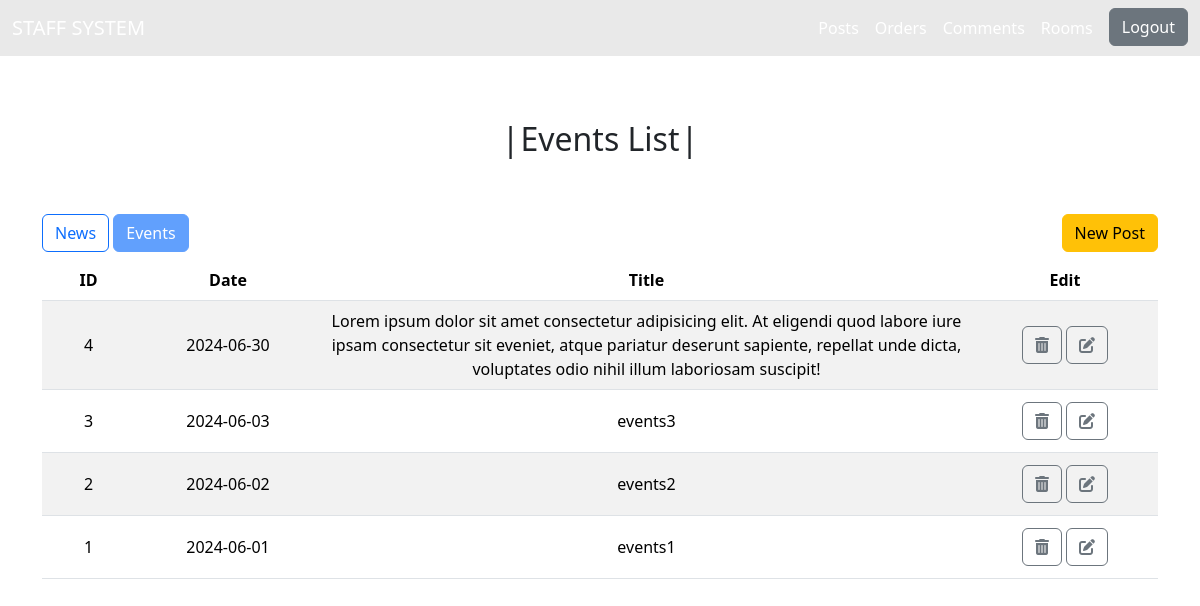
The app's page /server_events (signed in) with its own data.
### tables this page shows
CREATE TABLE events (
	id INTEGER PRIMARY KEY,
	title TEXT NOT NULL,
	date TEXT NOT NULL,
	month TEXT NOT NULL,
	day TEXT NOT NULL,
	content TEXT NOT NULL,
	cover TEXT NOT NULL,
	attachment TEXT NOT NULL
);

### app.py (the view)
@app.route("/server_events", methods=["GET", "POST"])
def server_events():
    if not (session.get("staff_login")):
        return redirect("/server_login")
    if (request.method == "GET"):
        if (request.args.get("id")):
            id = request.args.get("id")
            article = articlesDb.execute("SELECT * FROM events WHERE id = ?", id)[0]
            return render_template("/server/server_detail_events.html", article=article)
        events = articlesDb.execute("SELECT * FROM events ORDER BY date DESC")
        return render_template("/server/server_events.html", events=events)

### app.py (called while the page is built)
@app.after_request
def after_request(response):
    response.headers["Cache-Control"] = "no-cache, no-store, must-revalidate"
    response.headers["Expires"] = 0
    response.headers["Pragma"] = "no-cache"
    return response

### templates/server/server_events.html (shortened to what this page needs)
{% extends "/server/server_layout.html" %}
{% block main %}
<div class="container-md my-3">
    <h2 class="section-title text-center py-3 py-md-5">Events List</h2>
    <div class="mb-2">
        <a href="/server_news" class="btn btn-outline-primary">News</a>
        <a href="#" class="btn btn-primary disabled">Events</a>
        <a href="/post" class="btn btn-warning float-end">New Post</a>
    </div>
    <div class="table-responsive">
        <table class="table table-striped">
            <thead>
                <tr>
                    <th class="col-1 text-center align-middle">ID</th>
                    <th class="col-2 text-center align-middle">Date</th>
                    <th class="text-center align-middle">Title</th>
                    <th class="col-2 text-center align-middle">Edit</th>
                </tr>
            </thead>
            <tbody>
                {% for event in events %}
                <tr>
                    <td class="text-center align-middle">{{ event.id }}</td>
                    <td class="text-center align-middle">{{ event.date }}</td>
                    <td class="text-center align-middle">{{ event.title }}</td>
                    <td class="text-center align-middle">
                        <a href="{{ url_for('delete_events', id=event.id) }}" class="btn btn-outline-secondary my-1"><i
                                class="fa-solid fa-trash-can"></i></a>
                        <a href="{{ url_for('server_events', id=event.id) }}" class="btn btn-outline-secondary my-1"><i
                                class="fa-solid fa-pen-to-square"></i></a>
                    </td>
                </tr>
                {% endfor %}
            </tbody>
        </table>
    </div>
</div>
{% endblock %}

### static/styles.css (style rules this page uses)
.section-title::before, .section-title::after { content: '|'; display: inline-block; width: 20px; }

### records on screen
events: id "4", date "2024-06-30", title "Lorem ipsum dolor sit amet consectetur adipisicing elit. At eligendi quod labore iure ipsam consectetur sit eveniet, atque pariatur deserunt sapiente, repellat unde dicta, voluptates odio nihil illum laboriosam suscipit!"
events: id "3", date "2024-06-03", title "events3"
events: id "2", date "2024-06-02", title "events2"
events: id "1", date "2024-06-01", title "events1"
